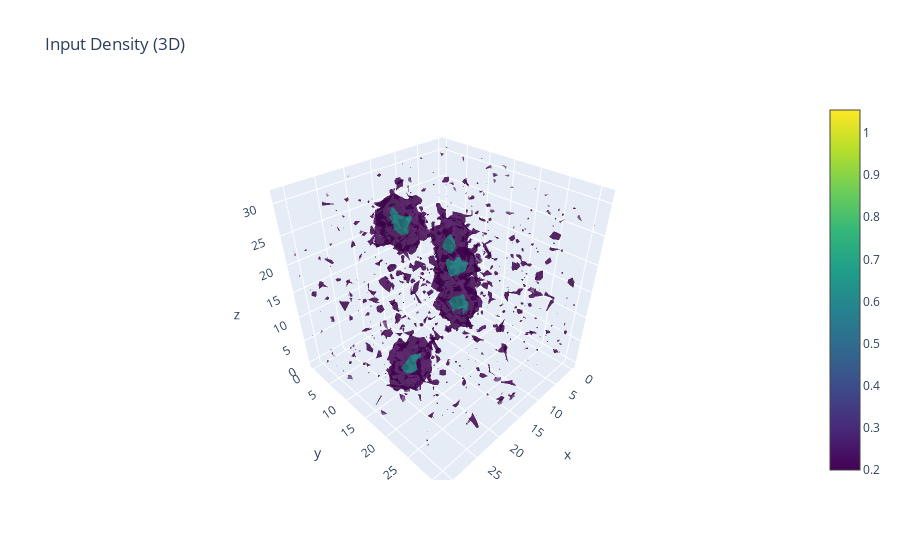
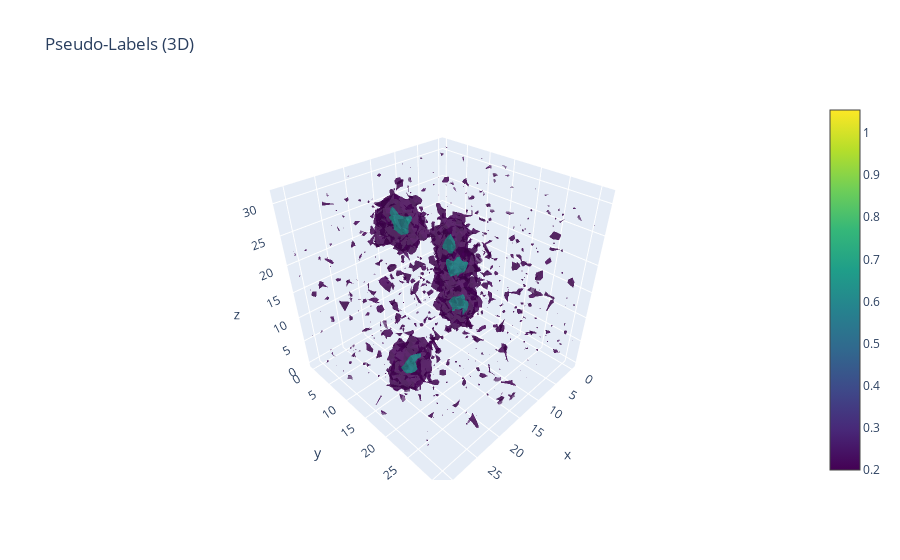
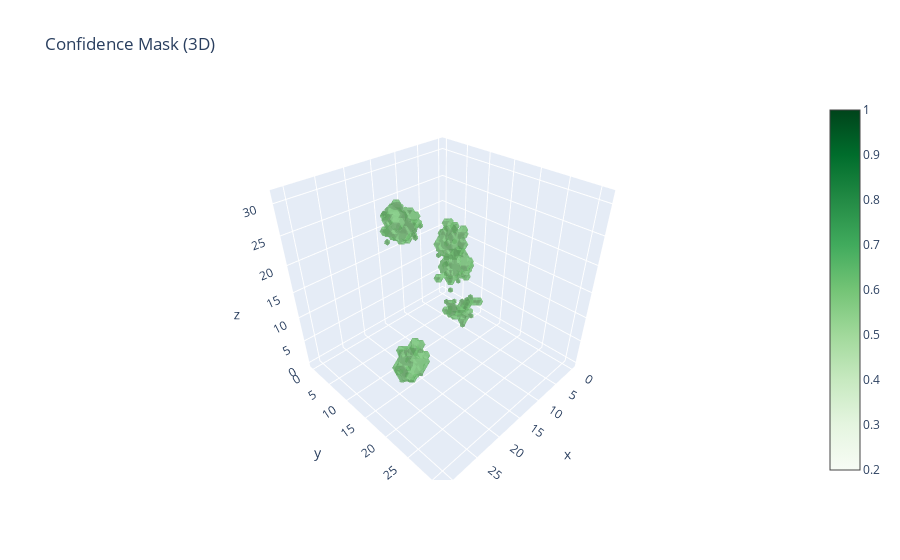
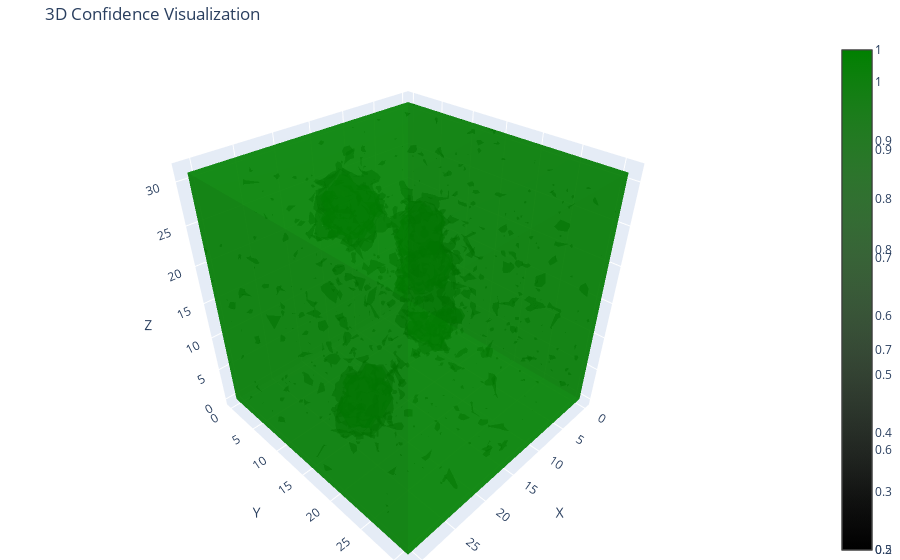

Here is the notebook cell these charts were saved with, in order:
### Code cell
import torch
import numpy as np
import matplotlib.pyplot as plt
  # Assuming your code is in pseudo_labeler.py
import plotly.graph_objects as go

def plot_3d_volume(volume, title="3D Density", threshold=0.2, colorscale='viridis'):
    """Interactive 3D visualization of a volume using Plotly."""
    x, y, z = np.mgrid[:volume.shape[0], :volume.shape[1], :volume.shape[2]]
    fig = go.Figure(data=go.Isosurface(
        x=x.flatten(),
        y=y.flatten(),
        z=z.flatten(),
        value=volume.flatten(),
        isomin=threshold,
        isomax=volume.max(),
        surface_count=3,  # Number of isosurfaces
        colorscale=colorscale,
        opacity=0.6,
        caps=dict(x_show=False, y_show=False, z_show=False),
    ))
    fig.update_layout(title=title, scene=dict(aspectmode="cube"))
    fig.show()
def visualize_3d_confidence(pseudo_labels: torch.Tensor, 
                          label_mask: torch.Tensor,
                          threshold: float = 0.2):
    """3D visualization showing confident regions in green"""
    # Convert to numpy
    pseudo_np = pseudo_labels.squeeze().detach().cpu().numpy()
    mask_np = label_mask.squeeze().detach().cpu().numpy()
    
    # Create coordinates
    x, y, z = np.mgrid[:pseudo_np.shape[0], 
                      :pseudo_np.shape[1], 
                      :pseudo_np.shape[2]]
    
    # Create figure with two isosurfaces
    fig = go.Figure()
    
    # 1. Add the density isosurface (semi-transparent)
    fig.add_trace(go.Isosurface(
        x=x.flatten(),
        y=y.flatten(),
        z=z.flatten(),
        value=pseudo_np.flatten(),
        isomin=threshold,
        isomax=pseudo_np.max(),
        opacity=0.3,
        colorscale='gray',
        surface_count=2,
        name='Density'
    ))
    
    # 2. Add confidence mask (green)
    fig.add_trace(go.Isosurface(
        x=x.flatten(),
        y=y.flatten(),
        z=z.flatten(),
        value=mask_np.flatten(),
        isomin=0.5,  # Mask threshold
        isomax=1,
        opacity=0.7,
        colorscale=[[0, 'rgba(0,0,0,0)'], [1, 'green']],
        surface_count=1,
        name='Confident Regions'
    ))
    
    fig.update_layout(
        title='3D Confidence Visualization',
        scene=dict(
            aspectmode='cube',
            xaxis_title='X',
            yaxis_title='Y',
            zaxis_title='Z'
        ),
        margin=dict(t=40, b=0, l=0, r=0)
    )
    fig.show()
def visualize_3d_detailed(pseudo_labels, label_mask, confidence_threshold):
    pseudo_np = pseudo_labels.squeeze().detach().cpu().numpy()
    mask_np = label_mask.squeeze().detach().cpu().numpy()
    background_mask = (pseudo_np <= (1 - confidence_threshold))
    
    x, y, z = np.mgrid[:pseudo_np.shape[0], :pseudo_np.shape[1], :pseudo_np.shape[2]]
    
    fig = go.Figure()
    
    # Particles (green)
    fig.add_trace(go.Isosurface(
        x=x.flatten(),
        y=y.flatten(),
        z=z.flatten(),
        value=mask_np.flatten(),
        isomin=0.5,
        opacity=0.8,
        colorscale=[[0, 'rgba(0,0,0,0)'], [1, 'green']],
        name='Particles'
    ))
    
    # Background (blue)
    fig.add_trace(go.Isosurface(
        x=x.flatten(),
        y=y.flatten(),
        z=z.flatten(),
        value=background_mask.astype(float).flatten(),
        isomin=0.5,
        opacity=0.3,
        colorscale=[[0, 'rgba(0,0,0,0)'], [1, 'blue']],
        name='Background'
    ))
    
    fig.update_layout(title='3D Particle/Background Confidence')
    fig.show()
# Add this to your test_pseudo_labeler() function:
def test_pseudo_labeler():
    # ... (previous code)
    
    # After 2D visualizations:
    print("\n3D Confidence Visualization:")
    visualize_3d_confidence(pseudo_labels, label_mask)
    
    return test_density, pseudo_labels, label_mask
# 1. Create a synthetic 3D density map with some Gaussian blobs
def create_test_density(size=(32, 32, 32)):
    """Create a test 3D density map with random Gaussian blobs"""
    density = np.zeros(size)
    coords = np.indices(size)
    
    # Add several Gaussian blobs
    for _ in range(5):
        A = np.random.uniform(0.5, 1.0)  # Amplitude
        x0, y0, z0 = np.random.randint(5, size[0]-5, size=3)  # Centers
        sx, sy, sz = np.random.uniform(1.5, 3.0, size=3)  # Widths
        
        # Add Gaussian to the density map - FIXED THE PARENTHESIS HERE
        density += A * np.exp(-(((coords[0]-z0)**2/(2*sz**2)) + 
                  ((coords[1]-y0)**2/(2*sy**2)) + 
                  ((coords[2]-x0)**2/(2*sx**2))))
    
    # Add some noise
    density += np.random.normal(0, 0.1, size=size)
    return torch.from_numpy(density).float()

# 2. Create a simple teacher model that just adds slight modifications
class SimpleTeacher(torch.nn.Module):
    def forward(self, x):
        return x
# 3. Test the pseudo-labeler
def test_pseudo_labeler():
    # Create test data
    test_density = create_test_density()
    
    # Create teacher model
    teacher = IdentityTeacher()
    
    pseudo_labeler = GaussianPseudoLabeler(
    confidence_threshold=0.6,
    threshold_from_both_sides=True,
    patch_size=9,
    peak_threshold_abs=0.1,
    min_amp=0.1
    )
    
        
    """# Initialize pseudo-labeler with more sensitive parameters
    pseudo_labeler = GaussianPseudoLabeler(
        confidence_threshold=0.6,       # More sensitive to faint particles
        patch_size=7,                   # For σ~2-3 voxels
        peak_threshold_abs=0.15,        # Catch weaker peaks
        peak_min_distance=2,            # For ~10nm particles at your resolution
        min_density_inside=0.25,        # Slightly more permissive
        min_amp=0.2                     # Allow smaller amplitudes
    )"""

    #pseudo_labeler = DefaultPseudoLabeler_original(threshold_from_both_sides=True,confidence_threshold=0.8)
    # Generate pseudo-labels and mask
    pseudo_labels, label_mask = pseudo_labeler(teacher, test_density)
    
    # Visualize results along different axes
    print("Visualizing along Z-axis:")
    pseudo_labeler.visualize_masked_density(pseudo_labels, label_mask, axis='z', n_slices=5)
    
    print("\nVisualizing along Y-axis:")
    pseudo_labeler.visualize_masked_density(pseudo_labels, label_mask, axis='y', n_slices=5)
    
    print("\nVisualizing along X-axis:")
    pseudo_labeler.visualize_masked_density_separate(pseudo_labels, label_mask, axis='x', n_slices=5)
    # Convert tensors to numpy for visualization
    test_density_np = test_density.squeeze().numpy()
    pseudo_labels_np = pseudo_labels.squeeze().detach().cpu().numpy()
    label_mask_np = label_mask.squeeze().detach().cpu().numpy()

    # Plot 3D structures
    print("Visualizing 3D Structures...")
    plot_3d_volume(test_density_np, "Input Density (3D)")
    plot_3d_volume(pseudo_labels_np, "Pseudo-Labels (3D)")
    plot_3d_volume(label_mask_np, "Confidence Mask (3D)", colorscale='greens')
    print("\n3D Confidence Visualization:")
    visualize_3d_confidence(pseudo_labels, label_mask)
    # Return the results for further inspection
    return test_density, pseudo_labels, label_mask

# Run the test
if __name__ == "__main__":
    test_density, pseudo_labels, label_mask = test_pseudo_labeler()

### Figure 1 — Plotly figure (JSON) as saved in the notebook; plotly's stock layout.template omitted (floating-point values rounded to 4 significant figures; data arrays with more than 128 entries replaced by an {"elided": "..."} marker saying what was removed)
{"data": [{"caps": {"x": {"show": false}, "y": {"show": false}, "z": {"show": false}}, "colorscale": [[0, "#440154"], [0.1111, "#482878"], [0.2222, "#3e4989"], [0.3333, "#31688e"], [0.4444, "#26828e"], [0.5556, "#1f9e89"], [0.6667, "#35b779"], [0.7778, "#6ece58"], [0.8889, "#b5de2b"], [1, "#fde725"]], "isomax": 1.055, "isomin": 0.2, "opacity": 0.6, "surface": {"count": 3}, "type": "isosurface", "value": {"elided": "32768 float values"}, "x": {"elided": "32768 int values"}, "y": {"elided": "32768 int values"}, "z": {"elided": "32768 int values"}}], "layout": {"scene": {"aspectmode": "cube"}, "title": {"text": "Input Density (3D)"}}}

### Figure 2 — Plotly figure (JSON) as saved in the notebook; plotly's stock layout.template omitted (floating-point values rounded to 4 significant figures; data arrays with more than 128 entries replaced by an {"elided": "..."} marker saying what was removed)
{"data": [{"caps": {"x": {"show": false}, "y": {"show": false}, "z": {"show": false}}, "colorscale": [[0, "#440154"], [0.1111, "#482878"], [0.2222, "#3e4989"], [0.3333, "#31688e"], [0.4444, "#26828e"], [0.5556, "#1f9e89"], [0.6667, "#35b779"], [0.7778, "#6ece58"], [0.8889, "#b5de2b"], [1, "#fde725"]], "isomax": 1.055, "isomin": 0.2, "opacity": 0.6, "surface": {"count": 3}, "type": "isosurface", "value": {"elided": "32768 float values"}, "x": {"elided": "32768 int values"}, "y": {"elided": "32768 int values"}, "z": {"elided": "32768 int values"}}], "layout": {"scene": {"aspectmode": "cube"}, "title": {"text": "Pseudo-Labels (3D)"}}}

### Figure 3 — Plotly figure (JSON) as saved in the notebook; plotly's stock layout.template omitted (floating-point values rounded to 4 significant figures; data arrays with more than 128 entries replaced by an {"elided": "..."} marker saying what was removed)
{"data": [{"caps": {"x": {"show": false}, "y": {"show": false}, "z": {"show": false}}, "colorscale": [[0, "rgb(247,252,245)"], [0.125, "rgb(229,245,224)"], [0.25, "rgb(199,233,192)"], [0.375, "rgb(161,217,155)"], [0.5, "rgb(116,196,118)"], [0.625, "rgb(65,171,93)"], [0.75, "rgb(35,139,69)"], [0.875, "rgb(0,109,44)"], [1, "rgb(0,68,27)"]], "isomax": 1, "isomin": 0.2, "opacity": 0.6, "surface": {"count": 3}, "type": "isosurface", "value": {"elided": "32768 float values"}, "x": {"elided": "32768 int values"}, "y": {"elided": "32768 int values"}, "z": {"elided": "32768 int values"}}], "layout": {"scene": {"aspectmode": "cube"}, "title": {"text": "Confidence Mask (3D)"}}}

### Figure 4 — Plotly figure (JSON) as saved in the notebook; plotly's stock layout.template omitted (floating-point values rounded to 4 significant figures; data arrays with more than 128 entries replaced by an {"elided": "..."} marker saying what was removed)
{"data": [{"colorscale": [[0, "rgb(0, 0, 0)"], [0.09091, "rgb(16, 16, 16)"], [0.1818, "rgb(38, 38, 38)"], [0.2727, "rgb(59, 59, 59)"], [0.3636, "rgb(81, 80, 80)"], [0.4545, "rgb(102, 101, 101)"], [0.5455, "rgb(124, 123, 122)"], [0.6364, "rgb(146, 146, 145)"], [0.7273, "rgb(171, 171, 170)"], [0.8182, "rgb(197, 197, 195)"], [0.9091, "rgb(224, 224, 223)"], [1, "rgb(254, 254, 253)"]], "isomax": 1.055, "isomin": 0.2, "name": "Density", "opacity": 0.3, "surface": {"count": 2}, "type": "isosurface", "value": {"elided": "32768 float values"}, "x": {"elided": "32768 int values"}, "y": {"elided": "32768 int values"}, "z": {"elided": "32768 int values"}}, {"colorscale": [[0, "rgba(0,0,0,0)"], [1, "green"]], "isomax": 1, "isomin": 0.5, "name": "Confident Regions", "opacity": 0.7, "surface": {"count": 1}, "type": "isosurface", "value": {"elided": "32768 float values"}, "x": {"elided": "32768 int values"}, "y": {"elided": "32768 int values"}, "z": {"elided": "32768 int values"}}], "layout": {"margin": {"b": 0, "l": 0, "r": 0, "t": 40}, "scene": {"aspectmode": "cube", "xaxis": {"title": {"text": "X"}}, "yaxis": {"title": {"text": "Y"}}, "zaxis": {"title": {"text": "Z"}}}, "title": {"text": "3D Confidence Visualization"}}}
